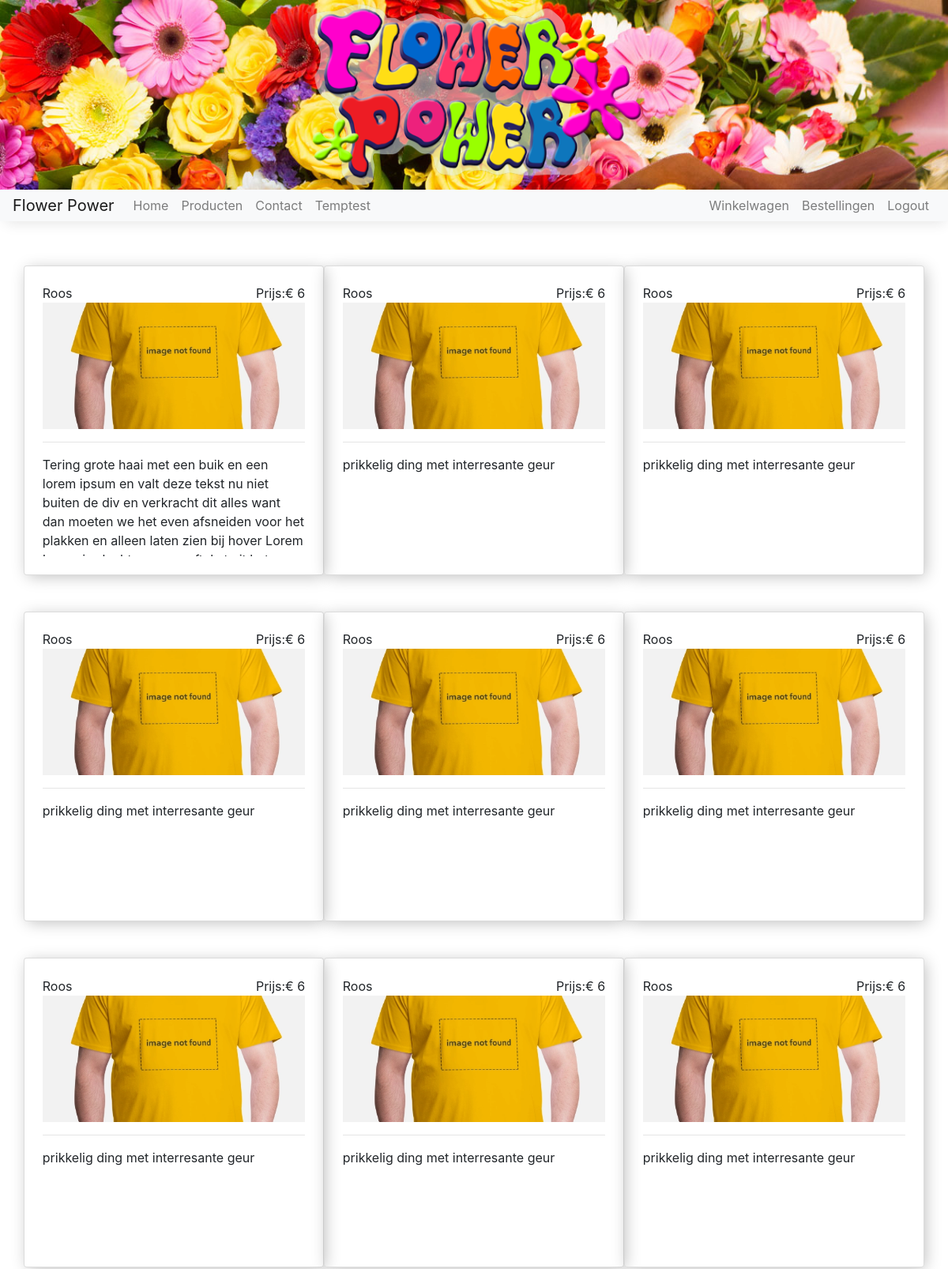
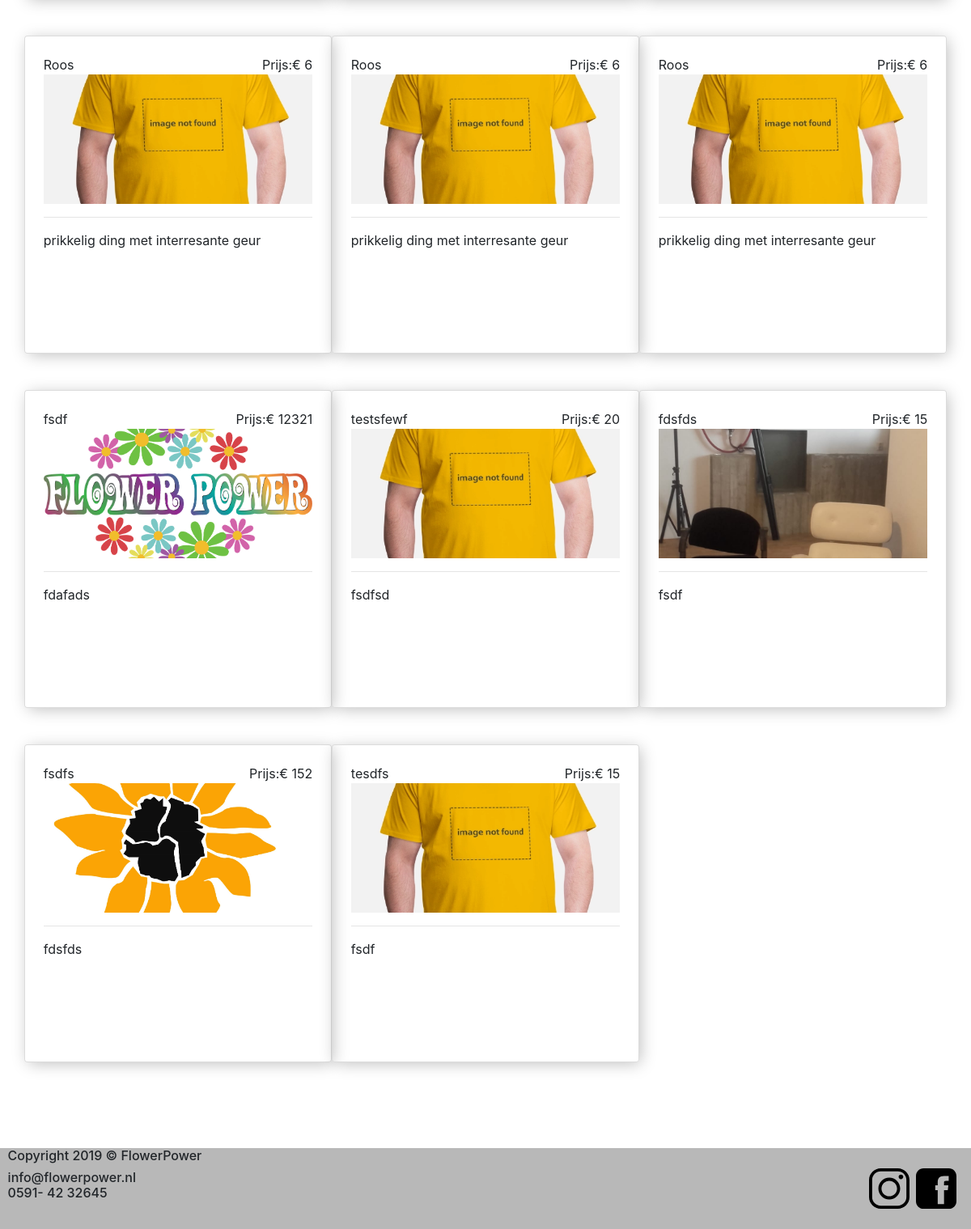
/view/php/producten.php (signed in), run on the app's committed database (2 pictures, top to bottom).
### tables this page shows
CREATE TABLE `producten` (
  `id` int(11) NOT NULL,
  `Productnaam` varchar(255) NOT NULL,
  `Omschrijving` varchar(580) NOT NULL,
  `Image` varchar(255) NOT NULL,
  `Prijs` decimal(11,0) NOT NULL
);

### controller/php/product.php (called while the page is built, shortened)
<?php
require_once("../../model/php/core.php");
class product{
    function getproducts()
    {
        global $pdo;
        $productarray = [];
        $productquery = $pdo->prepare("SELECT * FROM producten");
        $productquery->execute();
        $i = 0;
        while ($product = $productquery->fetch()) {
            $productarray[$i] = $product;
            $i++;
        }
        return($productarray);
    }
}

### view/php/producten.php (the view, shortened to what this page needs)
<?php
  $customCss = "<link rel='stylesheet' href='../../view/css/producten.css'>";
  require_once("../../view/php/partials/_header.php");
  require_once("../../view/php/partials/_menu.php");
  require_once("../../controller/php/product.php");
  $products = new product();
  $productarray = $products->getproducts();
?>
<div class='container'>
  <div class="row">
    <?php
      foreach($productarray as $product){
        echo "
                <div class='col-sm-4 product-wrapper' id='".$product['id']."'>
                    <div class='panel panel-primary'>
                        <div class='panel-heading'>".$product['Productnaam'].'<div class="productprijs">Prijs:€ '.$product['Prijs']."</div></div>
                        <div class='panel-body'><img src='".$product['Image']."' class='img-responsive' style='width:100%' alt='Image' onerror='imgError(this);'></div>
                        <hr>
                        <div class='panel-footer '>".$product['Omschrijving']."</div>
                    </div>
                </div>";
      }
    ?>
  </div>
</div>
<?php
  require_once("../../view/php/partials/_footer.php");
?>

### view/php/partials/_header.php (shortened to what this page needs)
<!doctype html>
<html lang="en">
  <head>
    <link rel="stylesheet" href="../../view/plugins/bootstrap/css/bootstrap.min.css">
    <link rel='stylesheet' href='../../view/plugins/animate/animate.css'>
    <link rel="stylesheet" href="../../view/css/main.css">
    <?php echo $customCss ?>
  </head>
  <body>
    <div class="header">
      <img class="logo animated slow-1s tada" src="../../model/img/logo/logo.png" alt="">
    </div>

### view/php/partials/_scripts.php (shortened to what this page needs)
</body>
</html>

### view/php/partials/_menu.php (shortened to what this page needs)
<?php
require_once("../../view/php/partials/_scripts.php");
?>
<nav class="navbar navbar-expand-lg navbar-light bg-light">
    <a class="navbar-brand" href="index.php">Flower Power</a>
    <div class="collapse navbar-collapse" id="navbarText">
        <ul class="navbar-nav mr-auto">
            <li class="nav-item">
                <a class="nav-link" href="index.php">Home</a>
            </li>
            <li class="nav-item">
                <a class="nav-link" href="producten.php">Producten</a>
            </li>
            <li class="nav-item">
                <a class="nav-link" href="contact.php">Contact</a>
            </li>
            <li class="nav-item">
                <a class="nav-link" href="../../controller/php/factuur.php">Temptest</a>
            </li>
        </ul>
        <span class="navbar-text">
      <ul class="navbar-nav mr-auto">
        <li class="nav-item">
          <a class="nav-link" href="winkelwagen.php">Winkelwagen</a>
        </li>
          <?php
          if(isset($_SESSION['loggedin'])) {
              if ($_SESSION['loggedin']) {
                  echo "<li class='nav-item'>
                       <a class='nav-link' href='bestellingen.php'>Bestellingen</a>
                   </li>";
                  echo "<li class='nav-item'>
                       <a class='nav-link logout' href='javascript:;'>Logout</a>
                   </li>";
              } else {
                  echo "<li class='nav-item'>
                       <a class='nav-link' href='login.php'>Login</a>
                   </li>";
              }
          }else{
              echo "<li class='nav-item'>
                       <a class='nav-link' href='login.php'>Login</a>
                   </li>";
          }
          ?>
      </ul>
    </span>
    </div>
</nav>

### view/php/partials/_footer.php
<footer>
  <div class="row">
    <div class="col-9 footer-info">
      <h6>Copyright 2019 © FlowerPower</h6>
      <h6>info@flowerpower.nl <br> 0591- 42 32645</h6>
    </div>
    <div class="col-3 social-wrapper">
      <a href="http://www.instagram.com" target="_blank">
        <img src="../../model/img/svg/instagram.svg" alt="Instagram">
      </a>
      <a href="http://www.facebook.nl" target="_blank">
        <img src="../../model/img/svg/facebook.svg" alt="Facebook">
      </a>
    </div>
  </div>
</footer>

### view/css/main.css (style rules this page uses)
html,body { position: relative; min-height: 100vh; max-width: 100vw; overflow-x: hidden; }
.navbar { height: 5vh; -webkit-box-shadow: 2px 7px 18px -5px rgba(0,0,0,0.11); -moz-box-shadow: 2px 7px 18px -5px rgba(0,0,0,0.11); box-shadow: 2px 7px 18px -5px rgba(0,0,0,0.11); }
.header { display: flex; justify-content: center; align-items: center; width: 100vw; height: 30vh; background-image: url('../../model/img/banner/header.jpg'); object-fit: cover; background-repeat: no-repeat; background-size: 100% auto; }
.logo { max-height: 100%; }
footer { left: 0; bottom: 0; margin-top: 5%; height: 100px; width: 100vw; background-color: #B8B8B8; }
footer .row { height: 100%; }
.footer-info { padding-left: 2%; }
.social-wrapper { height: 100%; display: inline-flex; justify-content: flex-end; align-items: center; padding-right: 2%; }
.social-wrapper img { height: 50%; }
.social-wrapper a { display: inline-flex; justify-content: flex-end; align-items: center; height: 100%; margin-right:3%; }

### view/css/producten.css (style rules this page uses)
.row { margin-top: 5%; }
.product-wrapper { border: 1px solid #DCDCDC; padding:2%; border-radius:1%; -webkit-box-shadow: 3px 3px 20px -2px rgba(0,0,0,0.27); -moz-box-shadow: 3px 3px 20px -2px rgba(0,0,0,0.27); box-shadow: 3px 3px 20px -2px rgba(0,0,0,0.27); margin-bottom: 4%; cursor: pointer; }
.panel-footer { height: 16vh; display: -webkit-box; -webkit-line-clamp: 6; -webkit-box-orient: vertical; overflow: hidden; text-overflow: ellipsis; }
.panel-body img { height: 20vh; object-fit: cover; }
.productprijs { float:right; }

### data on the page
producten: Productnaam "Roos", Prijs "6", Omschrijving "Tering grote haai met een buik en een lorem ipsum en valt deze tekst nu niet buiten de div en verkracht dit alles want dan moeten we het even afsneiden voor het plakken en alleen laten zien bij hover…"
producten: Productnaam "Roos", Prijs "6", Omschrijving "prikkelig ding met interresante geur"
producten: Productnaam "Roos", Prijs "6", Omschrijving "prikkelig ding met interresante geur"
producten: Productnaam "Roos", Prijs "6", Omschrijving "prikkelig ding met interresante geur"
producten: Productnaam "Roos", Prijs "6", Omschrijving "prikkelig ding met interresante geur"
producten: Productnaam "Roos", Prijs "6", Omschrijving "prikkelig ding met interresante geur"
producten: Productnaam "Roos", Prijs "6", Omschrijving "prikkelig ding met interresante geur"
producten: Productnaam "Roos", Prijs "6", Omschrijving "prikkelig ding met interresante geur"
producten: Productnaam "Roos", Prijs "6", Omschrijving "prikkelig ding met interresante geur"
producten: Productnaam "Roos", Prijs "6", Omschrijving "prikkelig ding met interresante geur"
producten: Productnaam "Roos", Prijs "6", Omschrijving "prikkelig ding met interresante geur"
producten: Productnaam "Roos", Prijs "6", Omschrijving "prikkelig ding met interresante geur"
producten: Productnaam "fsdf", Prijs "12321", Image (picture), Omschrijving "fdafads"
producten: Productnaam "testsfewf", Prijs "20", Omschrijving "fsdfsd"
producten: Productnaam "fdsfds", Prijs "15", Image (picture), Omschrijving "fsdf"
producten: Productnaam "fsdfs", Prijs "152", Image (picture), Omschrijving "fdsfds"
producten: Productnaam "tesdfs", Prijs "15", Omschrijving "fsdf"
